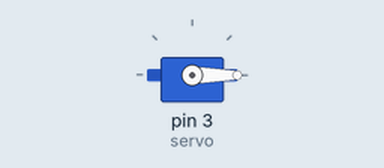
A sketch run on a simulated Arduino Uno, built with avr-gcc and run on an emulated ATmega328P. Parts: servo.

Above: at 0.05 s.
At 4.45 s:
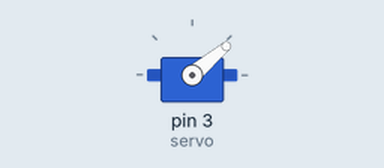
At 8.95 s:
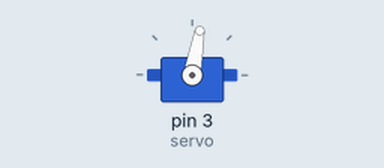
At 17.95 s:
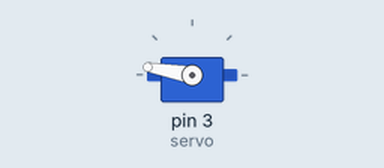
Timing chart, 0 to 23.4 s (numbered marks = the images above):
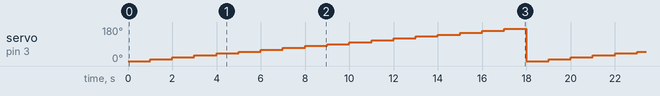

The sketch:

pwm_duo_ji.ino
```cpp
#include <Servo.h>
Servo servo;
int pos = 0;
void setup() {
  // put your setup code here, to run once:
  servo.attach(3);
}

void loop() {
  // put your main code here, to run repeatedly:
  for(pos = 0; pos < 180; pos+=10) {
    servo.write(pos);
    delay(1000);
  }
}
```

Measured:
- by itself, servo on pin 3 (servo): repeats every 18.0 s: 20° 1.0 s, 30° 1.0 s, 40° 1.0 s, 50° 1.0 s, 60° 1.0 s, 70° 1.0 s, 80° 1.0 s, 90° 1.0 s, 100° 1.0 s, 110° 1.0 s, 120° 1.0 s, 130° 1.0 s, 140° 1.0 s, 150° 1.0 s, 160° 1.0 s, 170° 1.0 s, 0° 1.0 s, 10° 1.0 s
